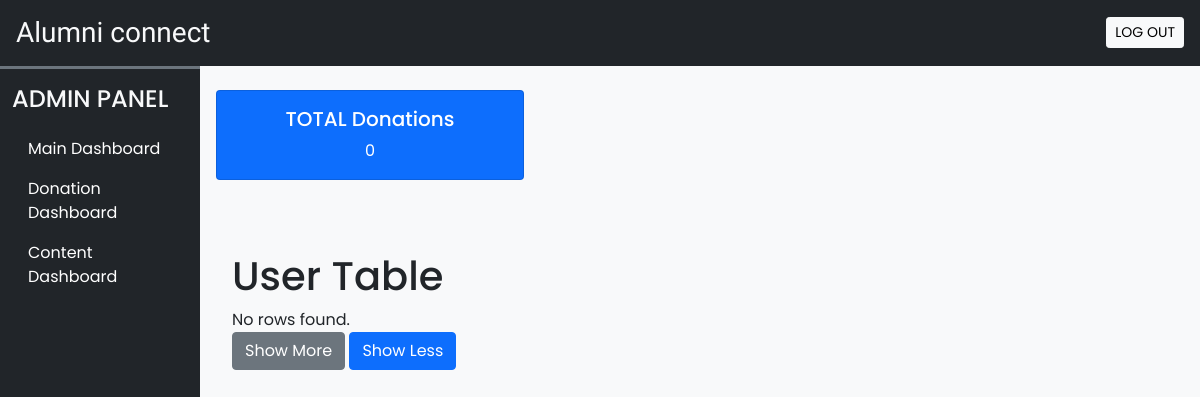
Before: /admin/donation_dash.php (signed in) with the older database file.
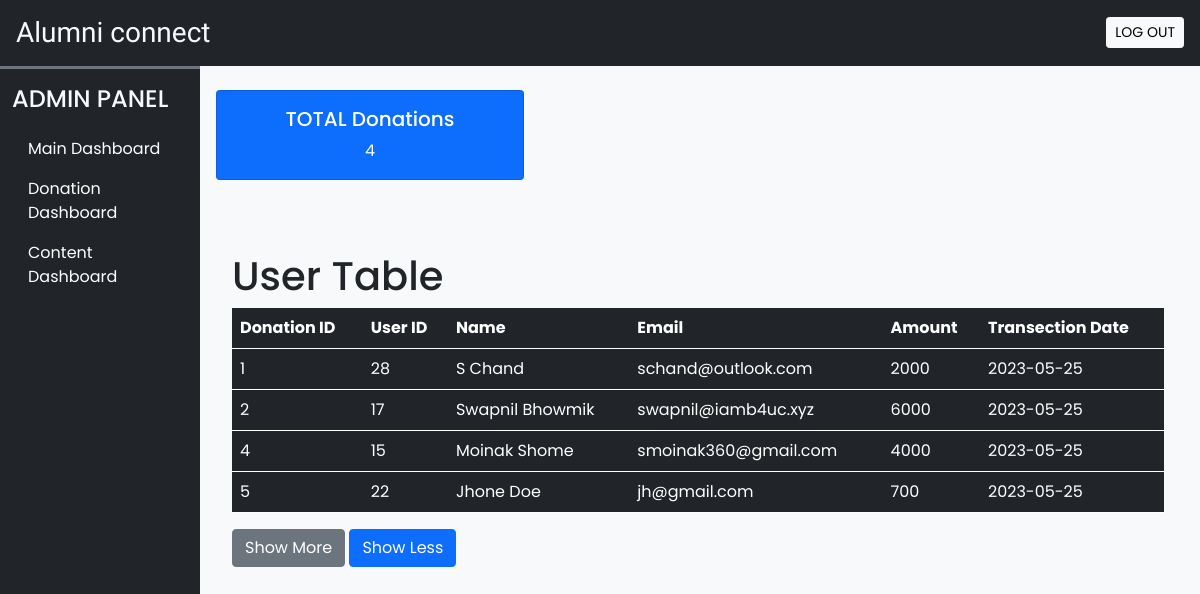
After: the same page with the newer database file.
### tables this page shows
CREATE TABLE `donation` (
  `donation_id` int(11) NOT NULL,
  `id` int(11) NOT NULL,
  `fname` varchar(255) NOT NULL,
  `lname` varchar(255) NOT NULL,
  `email` varchar(255) NOT NULL,
  `amount` int(11) NOT NULL,
  `transec_date` date NOT NULL
);

### admin/subpage/db_config.php (the view, shortened to what this page needs)
<?php
function getTotaldonations() {
  $con = $GLOBALS['con'];
  $sql = "SELECT COUNT(*) AS total_rows FROM donation";
  $result = $con->query($sql);
  $row = $result->fetch_assoc();
  $totalRows = $row['total_rows'];
  echo $totalRows;
}
function donationtab() {
  $con = $GLOBALS['con'];
  $sql = "SELECT * FROM donation ORDER BY transec_date DESC LIMIT 20";
  $result = $con->query($sql);
  if ($result->num_rows > 0) {
    echo "<table class='table table-dark'>";
    echo "<tr>
      <th>Donation ID</th>
      <th>User ID</th>
      <th>Name</th>
      <th>Email</th>
      <th>Amount</th>
      <th>Transection Date</th>
      </tr>";
  while ($row = $result->fetch_assoc()) {
    $ws= " ";
    $donation_id = $row["donation_id"];
    $id = $row["id"];
    $fname = $row["fname"];
    $lname = $row["lname"];
    $email = $row["email"];
    $amount = $row["amount"];
    $transecDate = $row["transec_date"];
    echo "<tr>";
    echo "<td>$donation_id</td>";
    echo "<td>$id</td>";
    echo "<td>$fname$ws$lname</td>";
    echo "<td>$email</td>";
    echo "<td>$amount</td>";
    echo "<td>$transecDate</td>";
  }
  echo "</table>";
  } else {
    echo "No rows found.";
  }
}

### admin/donation_dash.php (shortened to what this page needs)
<!DOCTYPE html>
<html lang="en">
<head>
    <?php require('subpage/links.php');
    ?>
</head>
<body class="bg-light">
    <?php require('subpage/header.php'); ?>
      <div class="row">
        <div class="col-lg-10 ms-auto p-4 overflow-hidden">
          <div class="row">
            <div class="col-sm-4">
              <div class="card text-white bg-primary mb-4 text-center" style="max-width: 28rem;">
                <div class="card-body">
                  <h5 class="card-title">TOTAL Donations</h5>
                  <p class="card-text"><?php require 'subpage/db_config.php'; getTotaldonations(); ?></p>
                </div>
              </div>
            </div>
          </div>
        </div>
      </div>
    <div class="container-fluid" id="main-content">
        <div class="col-lg-10 ms-auto p-4 overflow-hidden">
          <div class="row">
              <div class="table">
                <h1>User Table</h1>
                <?php donationtab(); ?>
            <form method='POST'>
            <input type='submit' name='more' class="btn btn-secondary" value='Show More'>
            <input type='submit' name='less' class="btn btn-primary" value='Show Less'>
            </form>
              </div>
          </div>
        </div>
        </div>
</body>
</html>

### admin/subpage/links.php (shortened to what this page needs)
<link href="https://cdn.jsdelivr.net/npm/bootstrap@5.0.2/dist/css/bootstrap.min.css" rel="stylesheet">
<link rel="stylesheet" href="https://cdn.jsdelivr.net/npm/bootstrap-icons@1.10.3/font/bootstrap-icons.css">
<link rel="stylesheet" href="https://cdn.jsdelivr.net/npm/swiper@9/swiper-bundle.min.css" />
<link rel="stylesheet" href="./css/common.css">

### admin/subpage/header.php (shortened to what this page needs)
<div class="container-fluid bg-dark text-light p-3 d-flex align-items-center justify-content-between sticky-top">
    <h3 class="mb-0 h-font">Alumni connect</h3>
    <a href="logout.php" class="btn btn-light btn-sm">LOG OUT</a>
</div>
<div class="col-lg-2 bg-dark border-top border-3 border-secondary" id="dashboard-menu">
    <nav class="navbar navbar-expand-lg navbar-dark">
        <div class="container-fluid flex-lg-column align-items-stretch">
            <h4 class="mt-2 text-light">ADMIN PANEL</h4>
            <div class="collapse navbar-collapse flex-column align-items-stretch mt-2" id="adminDropdown">
                <ul class="nav nav-pills flex-column">
                    <li class="nav-item ">
                        <a class="nav-link text-white" href="dashboard.php">Main Dashboard</a>
                    </li>
                    <li class="nav-item ">
                        <a class="nav-link text-white" href="donation_dash.php">Donation Dashboard</a>
                    </li>
                    <li class="nav-item ">
                        <a class="nav-link text-white" href="content_dash.php">Content Dashboard</a>
                    </li>
                </ul>
            </div>
        </div>
    </nav>
</div>

### admin/css/common.css (style rules this page uses)
:root { --teal: #2ec1ac; --teal_hover: #279e8c; }
* { font-family: 'Poppins', sans-serif; }
.h-font { font-family: 'Merienda', cursive; }
#dashboard-menu { position: fixed; height: 100%; }

Changed rows visible on the page:
added donation: donation_id "1", id "28", fname "S", lname "Chand", email "schand@outlook.com", amount "2000", transec_date "2023-05-25"
added donation: donation_id "2", id "17", fname "Swapnil", lname "Bhowmik", email "swapnil@iamb4uc.xyz", amount "6000", transec_date "2023-05-25"
added donation: donation_id "4", id "15", fname "Moinak", lname "Shome", email "smoinak360@gmail.com", amount "4000", transec_date "2023-05-25"
added donation: donation_id "5", id "22", fname "Jhone", lname "Doe", email "jh@gmail.com", amount "700", transec_date "2023-05-25"
Other visible differences:
$totalRows: "0" → "4"
text no longer shown: "No rows found."
text now shown: "Donation ID User ID Name Email Amount Transection Date"
